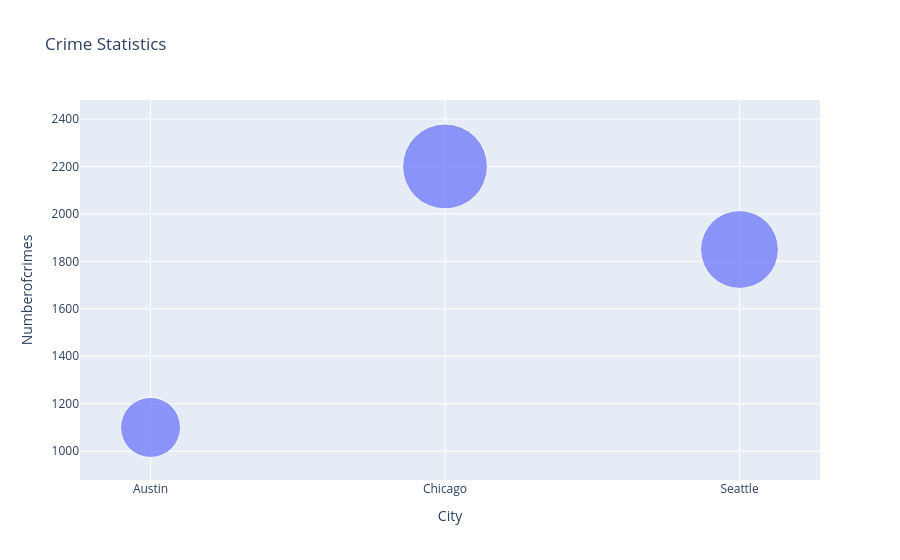

Here is the notebook cell this chart was saved with:
### Code cell
## Bubble chart using px.scatter function with x ,y and size varibles defined.Title defined as Crime Statistics
fig = px.scatter(bub_data, x="City", y="Numberofcrimes", size="Numberofcrimes",
                 hover_name="City", title='Crime Statistics', size_max=60)
fig.show()

### Figure 1 — Plotly figure (JSON) as saved in the notebook; plotly's stock layout.template omitted (floating-point values rounded to 4 significant figures)
{"data": [{"hovertemplate": "<b>%{hovertext}</b><br><br>City=%{x}<br>Numberofcrimes=%{marker.size}<extra></extra>", "hovertext": ["Austin", "Chicago", "Seattle"], "legendgroup": "", "marker": {"color": "#636efa", "size": [1100, 2200, 1850], "sizemode": "area", "sizeref": 0.6111, "symbol": "circle"}, "mode": "markers", "name": "", "orientation": "v", "showlegend": false, "type": "scatter", "x": ["Austin", "Chicago", "Seattle"], "xaxis": "x", "y": [1100, 2200, 1850], "yaxis": "y"}], "layout": {"legend": {"itemsizing": "constant", "tracegroupgap": 0}, "title": {"text": "Crime Statistics"}, "xaxis": {"anchor": "y", "domain": [0.0, 1.0], "title": {"text": "City"}}, "yaxis": {"anchor": "x", "domain": [0.0, 1.0], "title": {"text": "Numberofcrimes"}}}}
